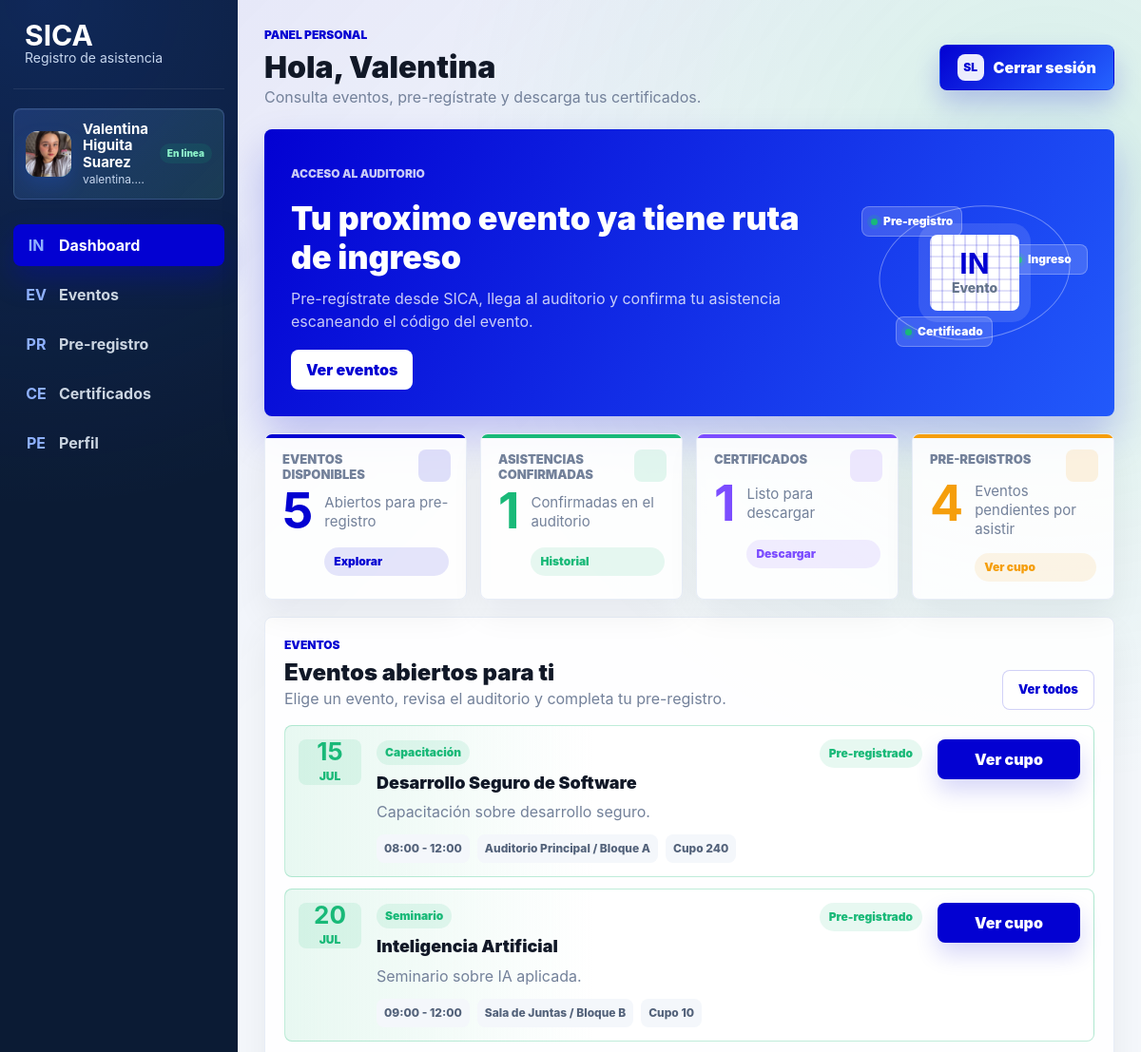
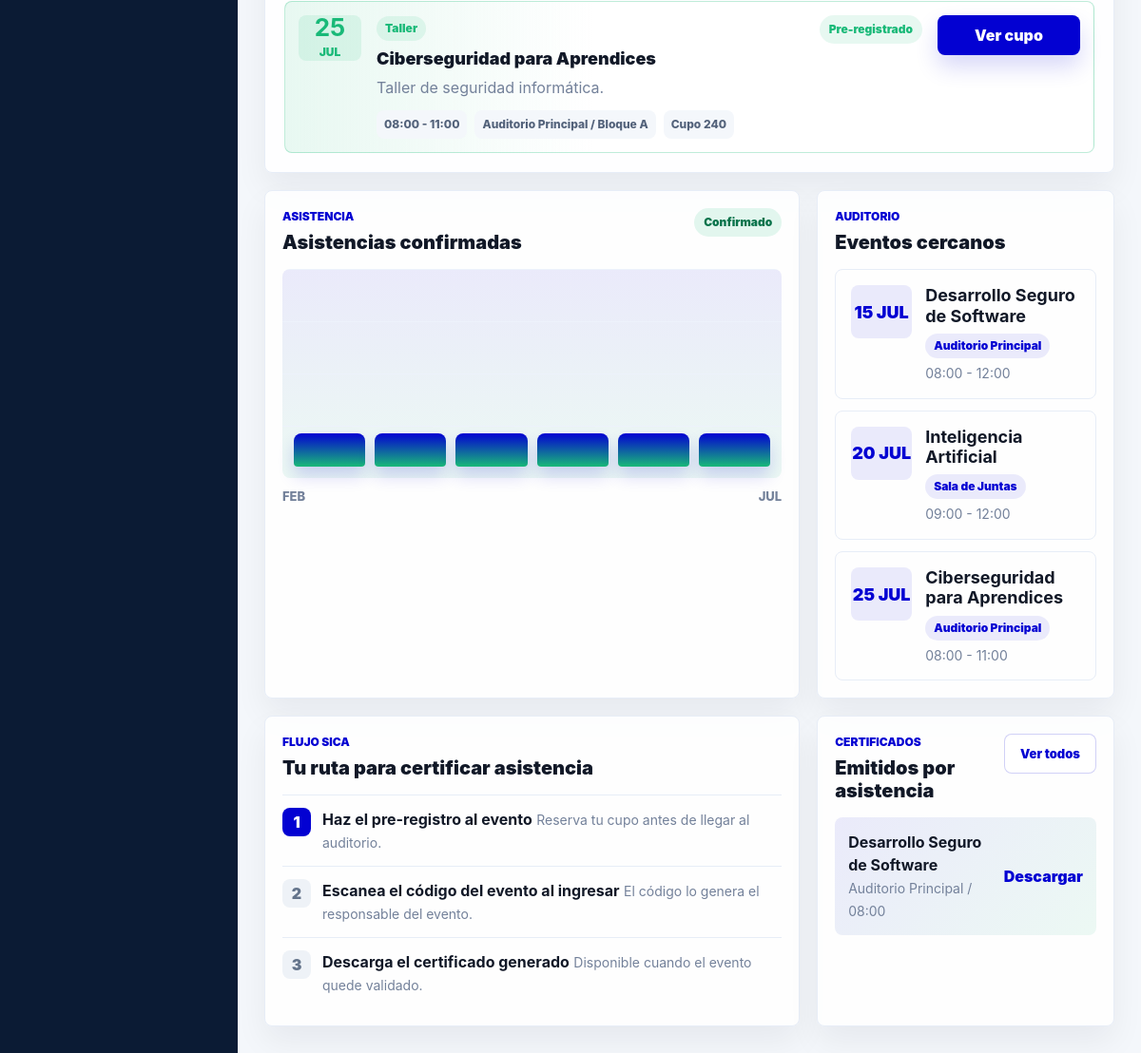
Page /aprendiz/index.php (signed in) on the committed database (2 pictures, top to bottom).
### tables this page shows
CREATE TABLE `evento` (
  `id_evento` int(11) NOT NULL,
  `nombre_evento` varchar(100) NOT NULL,
  `descripcion` varchar(150) DEFAULT NULL,
  `fecha_evento` date NOT NULL,
  `hora_inicio` time NOT NULL,
  `hora_fin` time NOT NULL,
  `codigo_evento` varchar(20) NOT NULL,
  `id_auditorio` int(11) NOT NULL,
  `id_tipo_evento` int(11) NOT NULL,
  `id_solicitante` bigint(20) DEFAULT NULL,
  `id_coordinador` bigint(20) DEFAULT NULL,
  `observacion` varchar(255) DEFAULT NULL,
  `fecha_aprobacion` date DEFAULT NULL,
  `id_estado` int(11) DEFAULT NULL
);

CREATE TABLE `tipo_evento` (
  `id_tipo_evento` int(11) NOT NULL,
  `nombre_tipo` varchar(50) NOT NULL
);

CREATE TABLE `preregistro` (
  `id_preregistro` int(11) NOT NULL,
  `id_documento` bigint(20) NOT NULL,
  `id_evento` int(11) NOT NULL,
  `fecha_registro` date NOT NULL,
  `asistencia` enum('Pendiente','Asistió','No asistió') NOT NULL DEFAULT 'Pendiente',
  `fecha_ingreso` date DEFAULT NULL,
  `hora` time DEFAULT NULL
);

CREATE TABLE `auditorio` (
  `id_auditorio` int(11) NOT NULL,
  `nombre_auditorio` varchar(80) NOT NULL,
  `bloque` varchar(10) NOT NULL,
  `capacidad` int(11) NOT NULL,
  `cantidad_computadores` int(11) DEFAULT NULL,
  `tiene_aire_acondicionado` tinyint(1) DEFAULT NULL,
  `tiene_ventilador` tinyint(1) DEFAULT NULL,
  `tiene_tablero` tinyint(1) DEFAULT NULL,
  `tiene_televisor` tinyint(1) DEFAULT NULL,
  `id_estado` int(11) DEFAULT NULL
);

### aprendiz/index.php (the view, shortened to what the rows shown need)
<?php
require_once __DIR__ . '/../config/conexion.php';
require_once __DIR__ . '/../includes/aprendiz_helpers.php';
$usuario = $_SESSION['usuario'] ?? [];
$idDocumento = (int)($usuario['id_documento'] ?? 0);
$nombre = trim((string)($usuario['nombre'] ?? 'Aprendiz'));
$eventosAprendiz = [];
try {
    $eventosStmt = $pdo->prepare(
        'SELECT e.id_evento, e.nombre_evento, e.descripcion, e.fecha_evento, e.hora_inicio, e.hora_fin,
                es.nombre_estado AS estado, a.nombre_auditorio, a.bloque, a.capacidad, t.nombre_tipo,
                pr.id_preregistro, pr.asistencia, c.id_certificado, c.ruta_certificado
         FROM evento e
         INNER JOIN auditorio a ON a.id_auditorio = e.id_auditorio
         INNER JOIN tipo_evento t ON t.id_tipo_evento = e.id_tipo_evento
         INNER JOIN estado es ON es.id_estado = e.id_estado
         LEFT JOIN preregistro pr ON pr.id_evento = e.id_evento AND pr.id_documento = :id_documento
         LEFT JOIN certificado c ON c.id_preregistro = pr.id_preregistro
         WHERE es.nombre_estado IN (\'Activo\', \'Finalizado\')
         ORDER BY e.fecha_evento DESC, e.hora_inicio DESC'
    );
    $eventosStmt->execute([':id_documento' => $idDocumento]);
    $eventosAprendiz = $eventosStmt->fetchAll();
} catch (Throwable $exception) {
    error_log('SICA: no se pudieron cargar los eventos del aprendiz: ' . $exception->getMessage());
}
$eventosDestacados = array_values(array_filter(
    $eventosAprendiz,
    static fn(array $evento): bool => (string)$evento['estado'] !== 'Finalizado'
));
usort(
    $eventosDestacados,
    static fn(array $a, array $b): int => strcmp((string)$a['fecha_evento'] . (string)$a['hora_inicio'], (string)$b['fecha_evento'] . (string)$b['hora_inicio'])
);
$eventosDestacados = array_slice($eventosDestacados, 0, 3);
$certificadosDestacados = array_values(array_filter(
    $eventosAprendiz,
    static fn(array $evento): bool => !empty($evento['id_certificado'])
));
$certificadosDestacados = array_slice($certificadosDestacados, 0, 2);
$eventosCercanos = array_slice($eventosDestacados, 0, 3);
?>
<?php include_once __DIR__ . '/../includes/header.php'; ?>
<main class="apprentice-dashboard">
    <section class="apprentice-main" id="dashboard">
        <header class="apprentice-topbar">
            <div>
                <h1>Hola, <?= htmlspecialchars($nombre, ENT_QUOTES, 'UTF-8') ?></h1>
            </div>
        </header>
        <section class="focus-band" aria-label="Resumen principal">
            <div class="focus-copy">
                <h2>Tu proximo evento ya tiene ruta de ingreso</h2>
            </div>
        </section>
        <section class="events-panel dashboard-events" aria-label="Eventos para el aprendiz">
            <div class="section-heading">
                <div>
                    <h2>Eventos abiertos para ti</h2>
                </div>
            </div>
            <div class="event-list compact-events">
                <?php foreach ($eventosDestacados as $evento): ?>
                    <?php
                    $fechaEvento = new DateTime((string)$evento['fecha_evento']);
                    $estaRegistrado = !empty($evento['id_preregistro']);
                    $estadoClase = $estaRegistrado ? 'registered' : 'open';
                    ?>
                    <article class="event-card <?= htmlspecialchars($estadoClase, ENT_QUOTES, 'UTF-8') ?>">
                        <div class="event-date">
                            <strong><?= htmlspecialchars($fechaEvento->format('d'), ENT_QUOTES, 'UTF-8') ?></strong>
                            <span><?= htmlspecialchars(apprentice_month($fechaEvento), ENT_QUOTES, 'UTF-8') ?></span>
                        </div>
                        <div class="event-body">
                            <div class="event-title-row">
                                <div>
                                    <span class="event-type"><?= htmlspecialchars((string)$evento['nombre_tipo'], ENT_QUOTES, 'UTF-8') ?></span>
                                    <h3><?= htmlspecialchars((string)$evento['nombre_evento'], ENT_QUOTES, 'UTF-8') ?></h3>
                                </div>
                                <span class="event-state"><?= htmlspecialchars($estaRegistrado ? 'Pre-registrado' : (string)$evento['estado'], ENT_QUOTES, 'UTF-8') ?></span>
                            </div>
                            <p><?= htmlspecialchars((string)($evento['descripcion'] ?? 'Evento programado por SICA.'), ENT_QUOTES, 'UTF-8') ?></p>
                            <div class="event-meta">
                                <span><?= htmlspecialchars(substr((string)$evento['hora_inicio'], 0, 5) . ' - ' . substr((string)$evento['hora_fin'], 0, 5), ENT_QUOTES, 'UTF-8') ?></span>
                                <span><?= htmlspecialchars((string)$evento['nombre_auditorio'] . ' / Bloque ' . (string)$evento['bloque'], ENT_QUOTES, 'UTF-8') ?></span>
                                <span><?= htmlspecialchars('Cupo ' . (string)$evento['capacidad'], ENT_QUOTES, 'UTF-8') ?></span>
                            </div>
                        </div>
                        <div class="event-action">
                            <?php if ($estaRegistrado): ?>
                                <a href="<?= htmlspecialchars(app_url('aprendiz/preregistro.php?evento=' . (string)$evento['id_evento']), ENT_QUOTES, 'UTF-8') ?>">Ver cupo</a>
                            <?php else: ?>
                                <a href="<?= htmlspecialchars(app_url('aprendiz/preregistro.php?evento=' . (string)$evento['id_evento']), ENT_QUOTES, 'UTF-8') ?>">Pre-registrarme</a>
                            <?php endif; ?>
                        </div>
                    </article>
                <?php endforeach; ?>
            </div>
        </section>
        <section class="dashboard-grid">
            <article class="panel attendance-panel">
                <div class="panel-heading">
                    <div>
                        <h2>Asistencias confirmadas</h2>
                    </div>
                </div>
            </article>
            <article class="panel next-panel">
                <div class="panel-heading">
                    <div>
                        <h2>Eventos cercanos</h2>
                    </div>
                </div>
                <ul class="agenda-list">
                    <?php foreach ($eventosCercanos as $evento): ?>
                        <?php $fechaAgenda = new DateTime((string)$evento['fecha_evento']); ?>
                        <li>
                            <span class="agenda-date"><?= htmlspecialchars(apprentice_short_date($fechaAgenda), ENT_QUOTES, 'UTF-8') ?></span>
                            <div>
                                <strong><?= htmlspecialchars((string)$evento['nombre_evento'], ENT_QUOTES, 'UTF-8') ?></strong>
                                <em><?= htmlspecialchars((string)$evento['nombre_auditorio'], ENT_QUOTES, 'UTF-8') ?></em>
                                <small><?= htmlspecialchars(substr((string)$evento['hora_inicio'], 0, 5) . ' - ' . substr((string)$evento['hora_fin'], 0, 5), ENT_QUOTES, 'UTF-8') ?></small>
                            </div>
                        </li>
                    <?php endforeach; ?>
                </ul>
            </article>
            <article class="panel path-panel">
                <div class="panel-heading">
                    <div>
                        <h2>Tu ruta para certificar asistencia</h2>
                    </div>
                </div>
            </article>
            <article class="panel certificate-panel">
                <div class="panel-heading">
                    <div>
                        <h2>Emitidos por asistencia</h2>
                    </div>
                </div>
                <?php foreach ($certificadosDestacados as $certificado): ?>
                    <div class="certificate-preview">
                        <div>
                            <strong><?= htmlspecialchars((string)$certificado['nombre_evento'], ENT_QUOTES, 'UTF-8') ?></strong>
                            <small><?= htmlspecialchars((string)$certificado['nombre_auditorio'] . ' / ' . substr((string)$certificado['hora_inicio'], 0, 5), ENT_QUOTES, 'UTF-8') ?></small>
                        </div>
                        <a href="<?= htmlspecialchars(app_url('aprendiz/descargar_certificado.php?id=' . (int)$certificado['id_certificado']), ENT_QUOTES, 'UTF-8') ?>">Descargar</a>
                    </div>
                <?php endforeach; ?>
            </article>
        </section>
    </section>
</main>
<?php include_once __DIR__ . '/../includes/footer.php'; ?>

### rows in the picture
evento: fecha_evento "15", fecha_evento "JUL", id_tipo_evento.nombre_tipo "Capacitación", nombre_evento "Desarrollo Seguro de Software", preregistro.id_preregistro "Pre-registrado", descripcion "Capacitación sobre desarrollo seguro.", hora_inicio+hora_fin "08:00 - 12:00", id_auditorio.bloque "Auditorio Principal / Bloque A", id_auditorio.capacidad "Cupo 240", fecha_evento "15 JUL", id_auditorio.nombre_auditorio "Auditorio Principal", id_auditorio+hora_inicio "Auditorio Principal / 08:00"
evento: fecha_evento "20", fecha_evento "JUL", id_tipo_evento.nombre_tipo "Seminario", nombre_evento "Inteligencia Artificial", preregistro.id_preregistro "Pre-registrado", descripcion "Seminario sobre IA aplicada.", hora_inicio+hora_fin "09:00 - 12:00", id_auditorio.bloque "Sala de Juntas / Bloque B", id_auditorio.capacidad "Cupo 10", fecha_evento "20 JUL", id_auditorio.nombre_auditorio "Sala de Juntas"
evento: fecha_evento "25", fecha_evento "JUL", id_tipo_evento.nombre_tipo "Taller", nombre_evento "Ciberseguridad para Aprendices", preregistro.id_preregistro "Pre-registrado", descripcion "Taller de seguridad informática.", hora_inicio+hora_fin "08:00 - 11:00", id_auditorio.bloque "Auditorio Principal / Bloque A", id_auditorio.capacidad "Cupo 240", fecha_evento "25 JUL", id_auditorio.nombre_auditorio "Auditorio Principal"

### other values in the picture
apprentice_e($nombreCompleto) "Valentina Higuita Suarez"
apprentice_e($correo) "valentina.…"
apprentice_e($icon) "IN"
apprentice_e($label) "Dashboard"
apprentice_e($icon) "EV"
apprentice_e($label) "Eventos"
apprentice_e($icon) "PR"
apprentice_e($label) "Pre-registro"
apprentice_e($icon) "CE"
apprentice_e($label) "Certificados"
apprentice_e($icon) "PE"
apprentice_e($label) "Perfil"
$nombre "Valentina"
$eventosDisponibles "5"
$asistenciasConfirmadas "1"
